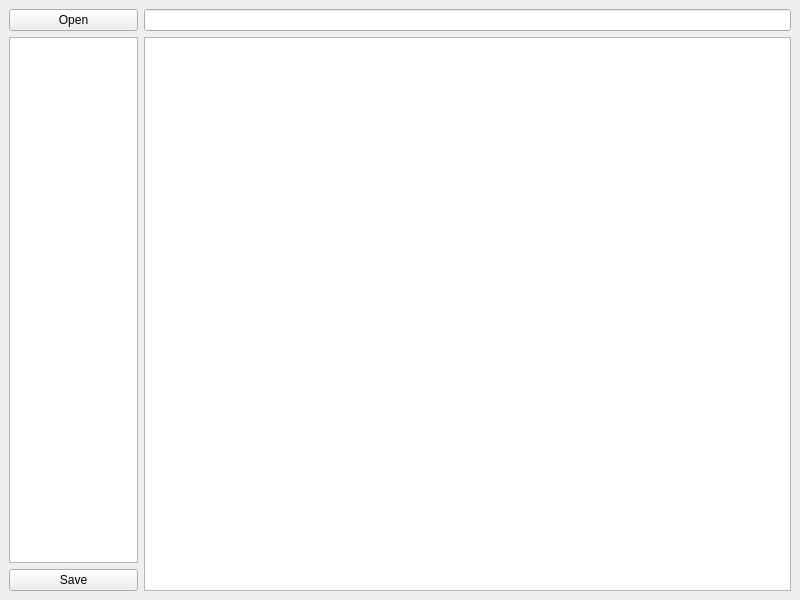
<?xml version="1.0" encoding="UTF-8"?>
<ui version="4.0">
 <class>MainWindow</class>
 <widget class="QMainWindow" name="MainWindow">
  <property name="geometry">
   <rect>
    <x>0</x>
    <y>0</y>
    <width>800</width>
    <height>600</height>
   </rect>
  </property>
  <property name="windowTitle">
   <string>H5Viewer</string>
  </property>
  <widget class="QWidget" name="centralwidget">
   <layout class="QGridLayout" name="gridLayout_2">
    <item row="1" column="0">
     <layout class="QHBoxLayout" name="horizontalLayout_2" stretch="1,5">
      <item>
       <layout class="QVBoxLayout" name="verticalLayout">
        <item>
         <widget class="QListView" name="listView"/>
        </item>
        <item>
         <widget class="QPushButton" name="pushButton_2">
          <property name="text">
           <string>Save</string>
          </property>
         </widget>
        </item>
       </layout>
      </item>
      <item>
       <layout class="QGridLayout" name="gridLayout">
        <item row="0" column="0">
         <widget class="QTextBrowser" name="textBrowser"/>
        </item>
       </layout>
      </item>
     </layout>
    </item>
    <item row="0" column="0">
     <layout class="QHBoxLayout" name="horizontalLayout" stretch="1,5">
      <item>
       <widget class="QPushButton" name="pushButton">
        <property name="text">
         <string>Open</string>
        </property>
       </widget>
      </item>
      <item>
       <widget class="QLineEdit" name="lineEdit"/>
      </item>
     </layout>
    </item>
   </layout>
  </widget>
 </widget>
 <resources/>
 <connections/>
</ui>
